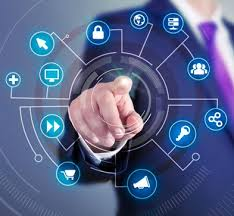
#> input picture test_easy.jpg, 234 x 216 px
$ python Main.py
#> lines starting #> are read from the running program, lines starting #| are printed output that depends on the picture
import cv2
import numpy as np


# from https://www.pyimagesearch.com/2014/08/25/4-point-opencv-getperspective-transform-example/
# [43 lines left out: functions order_points, four_point_transform, not called in this run]


im = input("image file name\n")
#> the answer given: test_easy.jpg
#pertran = input("change perspective\n")
image = cv2.imread(im, cv2.IMREAD_COLOR)
#> image is the input picture: shape (216, 234, 3); mean B, G, R 137.6, 99.4, 85.8
output = image.copy()
height, width, channels = image.shape
#> height = 216; width = 234; channels = 3
print(image.shape)
#| (216, 234, 3)
if(height != 533 and width != 800):
	gray = cv2.cvtColor(image, cv2.COLOR_BGR2GRAY)
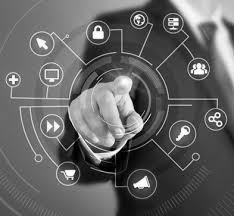
#> gray: shape (216, 234); min 0, max 255, mean 99.6
	blur = cv2.GaussianBlur(gray,(5,5),0)
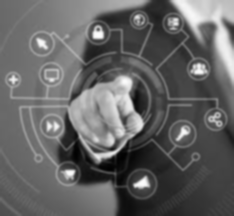
#> blur: shape (216, 234); min 1, max 252, mean 99.6
	circles = cv2.HoughCircles(blur, cv2.HOUGH_GRADIENT, 1.2, 100)
#> circles = [[119.4, 101.4, 50.04]]
	# ensure at least some circles were found
	if circles is not None:
		# convert the (x, y) coordinates and radius of the circles to integers
		circles = np.round(circles[0, :]).astype("int")
#> circles = [[119, 101, 50]]
		# loop over the (x, y) coordinates and radius of the circles
		maxx = 0
		maxy = 0
		maxr = 0
		for (x, y, r) in circles:
			print(x, y, r)
			if r > maxr:
				maxx = x
				maxy = y
				maxr = r
#> this loop made 1 pass
#> (x, y, r, maxx, maxy, maxr) on pass 1: (119, 101, 50, 119, 101, 50)
#| 119 101 50
#> after the loop, maxr = 50; maxx = 119; maxy = 101
		# draw the circle in the output image, then draw a rectangle
		# corresponding to the center of the circle
		cv2.circle(output, (maxx, maxy), maxr, (0, 165, 255), 4)
		cv2.rectangle(output, (maxx - 5, maxy - 5), (maxx + 5, maxy + 5), (50, 50, 50), -1)
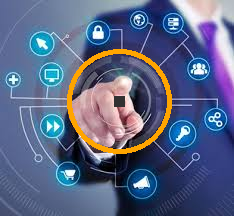
#> output: shape (216, 234, 3); mean B, G, R 133.6, 101.5, 90.3
	# show the output image

else:
	# [6 lines of commented-out code are left out]
			cv2.destroyAllWindows()
			ptsstring = "[(0,0),(0,{}),({},{}),({},0)]".format(400,width,height,1330)
			pts = np.array(eval(ptsstring), dtype="float32")
			pts1 = "[(0,0),(0,{}),({},{}),({},0)]".format(533, 800, 533, 800)
			pts2 = np.array(eval(pts1), dtype="float32")
			image2 = four_point_transform(image, pts)
			# [7 lines of commented-out code are left out]

			gray = cv2.cvtColor(image2, cv2.COLOR_BGR2GRAY)
			blur = cv2.GaussianBlur(gray, (5, 5), 0)
			#cv2.imshow("output", blur)
			circles = cv2.HoughCircles(blur, cv2.HOUGH_GRADIENT, 1.2, 100)
			# ensure at least some circles were found
			blank_image = np.zeros((height, width, 3), np.uint8)
			blank_image = four_point_transform(blank_image, pts)
			if circles is not None:
				# convert the (x, y) coordinates and radius of the circles to integers
				circles = np.round(circles[0, :]).astype("int")
				# loop over the (x, y) coordinates and radius of the circles
				maxx = 0
				maxy = 0
				maxr = 0
				for (x2, y2, r) in circles:
					#print(x, y, r)
					if r > maxr:
						maxx = x2
						maxy = y2
						maxr = r
				# draw the circle in the output image, then draw a rectangle
				# corresponding to the center of the circle
				blank_image = four_point_transform(blank_image, pts)

				#cv2.imshow("blank", blank_image)
				cv2.circle(blank_image, (maxx, maxy), maxr, (0, 165, 255), 4)
				cv2.rectangle(blank_image, (maxx - 5, maxy - 5), (maxx + 5, maxy + 5), (50, 50, 50), -1)
				# [13 lines of commented-out code are left out]
			blank_image = four_point_transform(blank_image, pts2)
			print(blank_image.shape)

			cv2.waitKey(0)
			#cv2.imshow("circletilt", blank_image)
			output = cv2.add(blank_image, output)

#cv2.imshow("image2", image2)
#cv2.imshow("circle", blank_image)
cv2.imshow("output", np.hstack([image, output]))
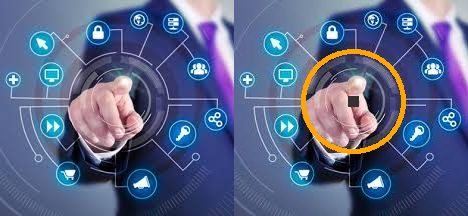
#> window 'output': shape (216, 468, 3); mean B, G, R 135.6, 100.4, 88
cv2.waitKey(0)
